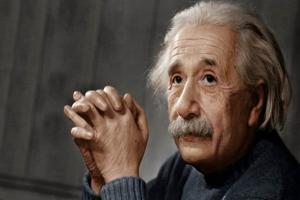
#> input picture python_tuto/Scripts/Lessons/PILLOW/results/resized_example.jpg, 300 x 200 px
$ python Lesson3_Convert2Grayscale.py
#> lines starting #> are read from the running program, lines starting #| are printed output that depends on the picture
from PIL import Image

# Open color image
color_image = Image.open("results/resized_example.jpg")
#> color_image is the input picture: PIL image 300x200 RGB; mean R, G, B 79.1, 68, 61

# Convert to grayscale
grayscale_image = color_image.convert("L")  # 'L' mode for grayscale
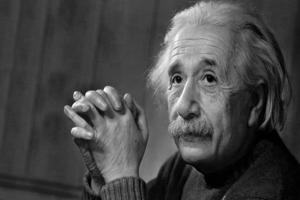
#> grayscale_image: PIL image 300x200 L; min 0, max 250, mean 70.5

# Save or display
grayscale_image.save("results/grayscale_example.jpg")
grayscale_image.show()

# Print image details
print(f"Format: {grayscale_image.format}") # extension
#| Format: None
print(f"Size: {grayscale_image.size} (width x height)") # shape: rows x cols
#| Size: (300, 200) (width x height)
print(f"Mode: {grayscale_image.mode}")  # e.g., 'RGB' for color, 'L' for grayscale
#| Mode: L
